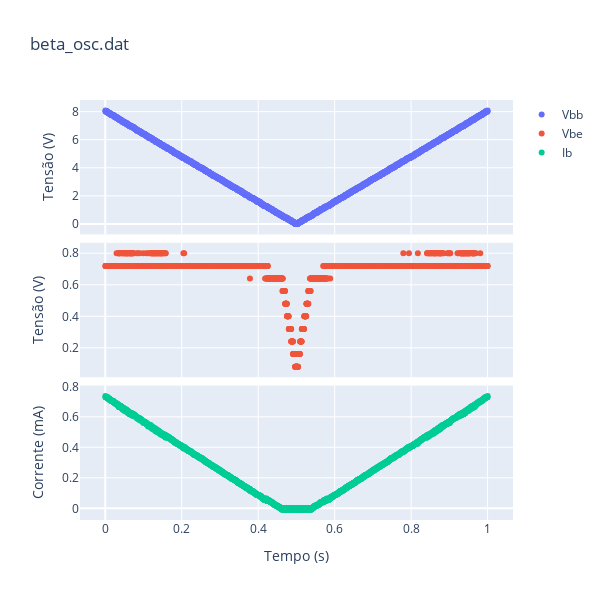

Here is the notebook cell this chart was saved with:
### Code cell
traces = []
#----
x0 = df['tempo(s)']
y0 = df['Vbb(V)']
traces.append(go.Scatter(x=x0, y=y0,mode='markers',name='Vbb'))

x0 = df['tempo(s)']
y0 = df['Vbe(V)']
traces.append(go.Scatter(x=x0, y=y0,mode='markers',name='Vbe'))

x0 = df['tempo(s)']
y0 = df['Ib(mA)']
traces.append(go.Scatter(x=x0, y=y0,mode='markers',name='Ib'))
#adicionando traços
fig = make_subplots(rows=3, cols=1,shared_xaxes=True,vertical_spacing=0.02)
fig = fig.add_trace(traces[0], row=1, col=1)
fig = fig.add_trace(traces[1], row=2, col=1)
fig = fig.add_trace(traces[2], row=3, col=1)
#ajustando layout
layout_dict = {'title': file,
              'height' : 600,
              'width' : 600}
fig.update_layout(layout_dict)
fig.update_yaxes(title_text='Tensão (V)', row=1, col=1)
fig.update_yaxes(title_text='Tensão (V)', row=2, col=1)
fig.update_yaxes(title_text='Corrente (mA)', row=3, col=1)
fig.update_xaxes(title_text='Tempo (s)', row=3, col=1)

### Figure 1 — Plotly figure (JSON) as saved in the notebook; plotly's stock layout.template omitted (floating-point values rounded to 4 significant figures; data arrays with more than 128 entries replaced by an {"elided": "..."} marker saying what was removed)
{"data": [{"mode": "markers", "name": "Vbb", "type": "scatter", "x": {"elided": "2500 float values"}, "xaxis": "x", "y": {"elided": "2500 float values"}, "yaxis": "y"}, {"mode": "markers", "name": "Vbe", "type": "scatter", "x": {"elided": "2500 float values"}, "xaxis": "x2", "y": {"elided": "2500 float values"}, "yaxis": "y2"}, {"mode": "markers", "name": "Ib", "type": "scatter", "x": {"elided": "2500 float values"}, "xaxis": "x3", "y": {"elided": "2500 float values"}, "yaxis": "y3"}], "layout": {"height": 600, "title": {"text": "beta_osc.dat"}, "width": 600, "xaxis": {"anchor": "y", "autorange": true, "domain": [0, 1], "matches": "x3", "range": [-0.06611, 1.067], "showticklabels": false, "type": "linear"}, "xaxis2": {"anchor": "y2", "autorange": true, "domain": [0, 1], "matches": "x3", "range": [-0.06611, 1.067], "showticklabels": false, "type": "linear"}, "xaxis3": {"anchor": "y3", "autorange": true, "domain": [0, 1], "range": [-0.06611, 1.067], "title": {"text": "Tempo (s)"}, "type": "linear"}, "yaxis": {"anchor": "x", "autorange": true, "domain": [0.68, 1], "range": [-0.7456, 8.826], "title": {"text": "Tensão (V)"}, "type": "linear"}, "yaxis2": {"anchor": "x2", "autorange": true, "domain": [0.34, 0.66], "range": [0.01356, 0.8664], "title": {"text": "Tensão (V)"}, "type": "linear"}, "yaxis3": {"anchor": "x3", "autorange": true, "domain": [0, 0.32], "range": [-0.07666, 0.8047], "title": {"text": "Corrente (mA)"}, "type": "linear"}}}
